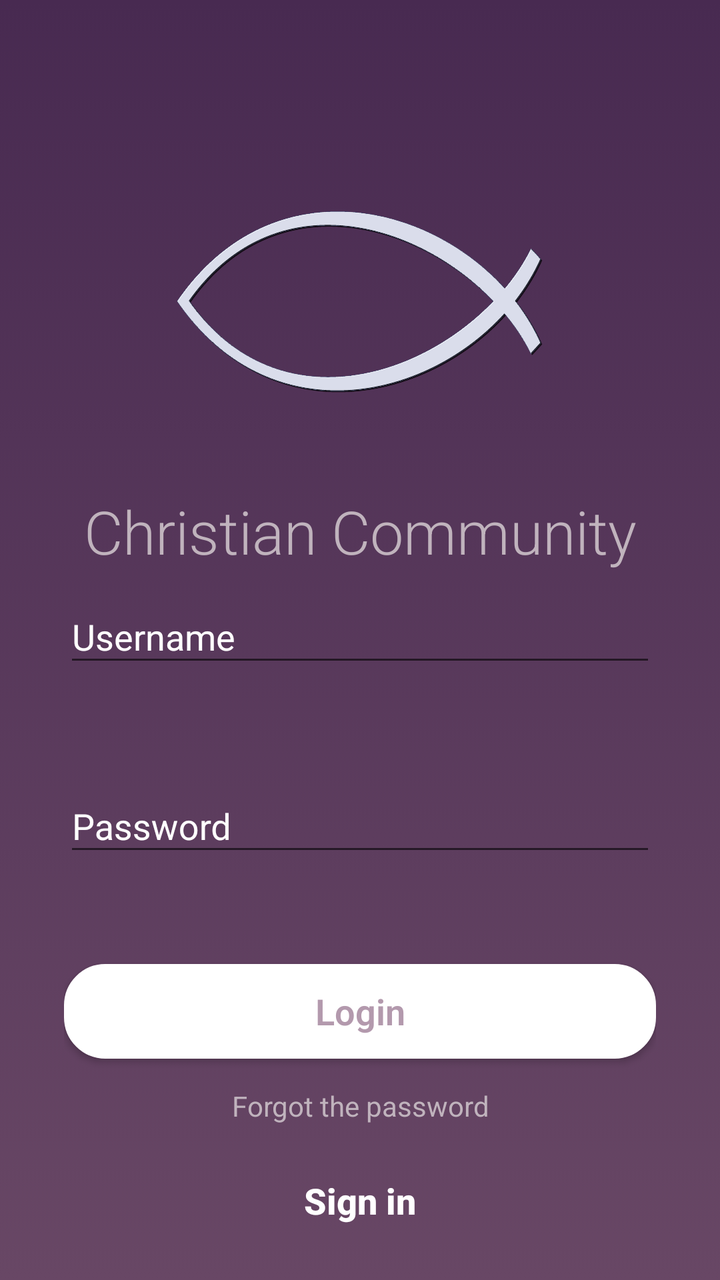
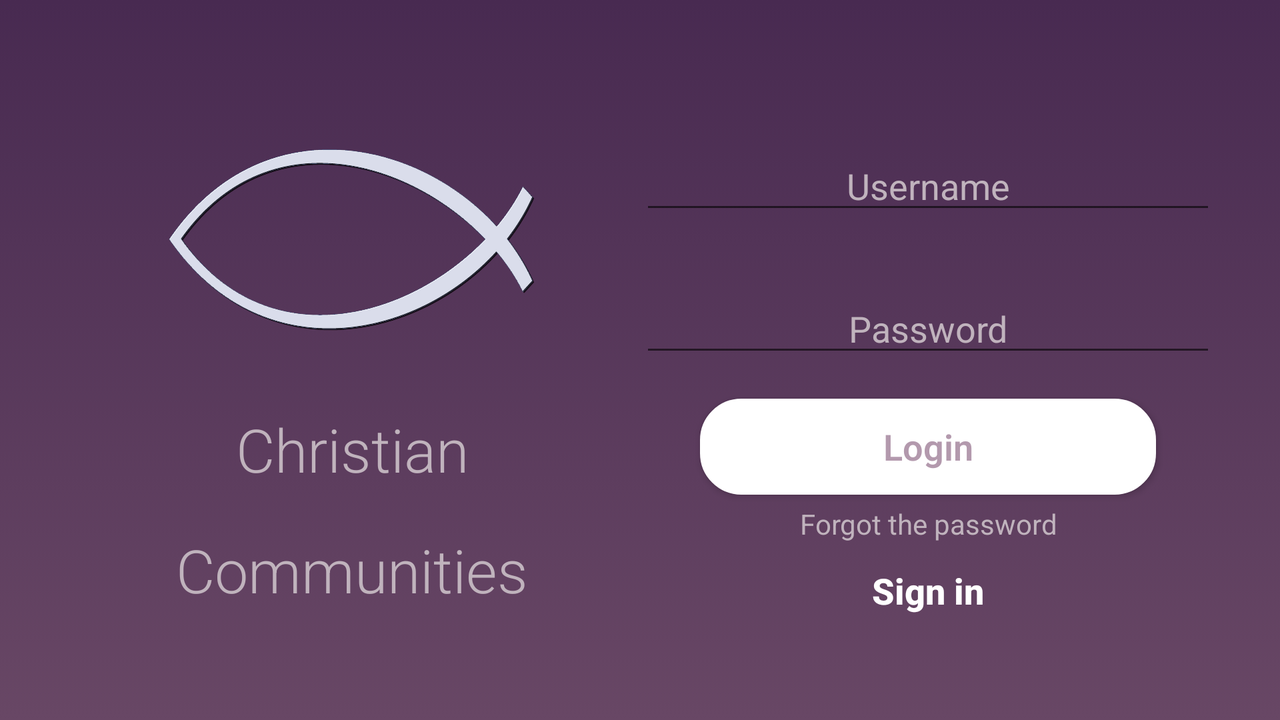

One screen, two layout resources from the same app: the default and the repository's alternative for another configuration. Each is rendered where Android would select it; the XML of both is given below.
<!-- AndroidManifest.xml: application theme MyMaterialTheme -->
<!-- res/layout/activity_login.xml -->
<?xml version="1.0" encoding="utf-8"?>
<LinearLayout xmlns:android="http://schemas.android.com/apk/res/android"
    xmlns:app="http://schemas.android.com/apk/res-auto"
    xmlns:tools="http://schemas.android.com/tools"
    android:layout_width="match_parent"
    android:layout_height="match_parent"
    android:background="@drawable/login_degrade"
    android:orientation="vertical"
    android:paddingBottom="@dimen/activity_vertical_margin"
    android:paddingLeft="32dp"
    android:paddingRight="32dp"
    android:paddingTop="@dimen/activity_vertical_margin"
    android:weightSum="12"
    app:layout_behavior="@string/appbar_scrolling_view_behavior"
    tools:context="ccomunities.alashka.com.ccommunities_dev.LoginActivity">

    <ImageView
        android:layout_width="wrap_content"
        android:layout_height="0dp"
        android:layout_gravity="center_horizontal"
        android:layout_marginTop="40dp"
        android:layout_weight="4"
        android:adjustViewBounds="true"
        android:contentDescription="@string/image_login"
        android:maxHeight="300dp"
        android:maxWidth="220dp"
        android:src="@drawable/fish_white" />

    <TextView
        android:layout_width="match_parent"
        android:layout_height="0dp"
        android:layout_weight="1"
        android:fontFamily="sans-serif-light"
        android:singleLine="true"
        android:text="@string/app_name"
        android:textAlignment="center"
        android:textColor="#c0b3bd"
        android:textSize="30sp" />

    <android.support.design.widget.TextInputLayout
        android:id="@+id/label_login_username"
        android:layout_width="match_parent"
        android:layout_height="0dp"
        android:layout_weight="2"
        android:textColorHint="#ffffff"
        app:hintTextAppearance="@style/MyHintText">

        <EditText
            android:id="@+id/login_username"
            android:layout_width="match_parent"
            android:layout_height="wrap_content"
            android:hint="@string/text_username"
            android:inputType="text"
            android:maxLines="1"
            android:singleLine="true"
            android:textColor="@color/colorTextIcons"
            android:textColorHint="#ffffff"
            android:theme="@style/MyEditText" />
    </android.support.design.widget.TextInputLayout>

    <android.support.design.widget.TextInputLayout
        android:id="@+id/label_login_password"
        android:layout_width="match_parent"
        android:layout_height="0dp"
        android:layout_weight="2"
        android:textColorHint="#ffffff"
        app:hintTextAppearance="@style/MyHintText">

        <EditText
            android:id="@+id/login_password"
            android:layout_width="match_parent"
            android:layout_height="wrap_content"
            android:hint="@string/text_password"
            android:inputType="textPassword"
            android:maxLines="1"
            android:singleLine="true"
            android:textColor="@color/colorTextIcons"
            android:textColorHint="#ffffff"
            android:theme="@style/MyEditText" />
    </android.support.design.widget.TextInputLayout>

    <Button
        android:layout_width="match_parent"
        android:layout_height="0dp"
        android:layout_gravity="center_horizontal"
        android:layout_weight="1"
        android:background="@drawable/b_button"
        android:fontFamily="sans-serif-light"
        android:onClick="login"
        android:text="@string/login_button"
        android:textAlignment="center"
        android:textAllCaps="false"
        android:textColor="#b399ad"
        android:textSize="18sp"
        android:textStyle="bold" />

    <TextView
        android:id="@+id/login_forget_password"
        android:layout_width="match_parent"
        android:layout_height="0dp"
        android:layout_weight="1"
        android:gravity="center_vertical"
        android:text="@string/text_forgot_the_password"
        android:textAlignment="center"
        android:textColor="#c0b3bd" />

    <Button
        style="@style/Widget.AppCompat.Button.Borderless.Colored"
        android:layout_width="wrap_content"
        android:layout_height="0dp"
        android:layout_gravity="center_horizontal"

        android:layout_weight="1"
        android:onClick="signIn"
        android:text="@string/text_sign_in"
        android:textAlignment="center"
        android:textAllCaps="false"
        android:textColor="#FFFFFF"
        android:textSize="18sp"
        android:textStyle="bold" />
</LinearLayout>
<!-- resources referenced by this layout -->
<resources>
  <color name="colorTextIcons">#FFFFFF</color>
  <dimen name="activity_vertical_margin">16dp</dimen>
  <!-- drawable b_button (drawable) -->
  <?xml version="1.0" encoding="utf-8"?>
  <shape xmlns:android="http://schemas.android.com/apk/res/android"
      android:shape="rectangle">
      <corners android:radius="20dp"></corners>
      <stroke android:width="4px" android:color="@color/colorTextIcons" />
      <solid android:color="#ffffff"></solid>
  
  
  </shape>
  <!-- drawable fish_white: png bitmap (drawable, 295344 bytes) -->
  <!-- drawable login_degrade (drawable) -->
  <?xml version="1.0" encoding="utf-8"?>
  <selector xmlns:android="http://schemas.android.com/apk/res/android">
      <item>
          <shape>
              <gradient
                  android:angle="90"
                  android:endColor="#482a51"
                  android:startColor="#684765"
                  android:type="linear" />
          </shape>
      </item>
  </selector>
  <string name="app_name">Christian Community</string>
  <string name="image_login">Login</string>
  <string name="login_button">Login</string>
  <string name="text_forgot_the_password">Forgot the password</string>
  <string name="text_password">Password</string>
  <string name="text_sign_in">Sign in</string>
  <string name="text_username">Username</string>
  <style name="MyMaterialTheme" parent="MyMaterialTheme.Base">
          <item name="windowNoTitle">true</item>
          <item name="windowActionBar">false</item>
          <item name="colorPrimary">@color/colorPrimary</item>
          <item name="colorPrimaryDark">@color/colorPrimaryDark</item>
          <item name="colorAccent">@color/colorAccent</item>
      </style>
  <style name="MyMaterialTheme.Base" parent="Theme.AppCompat.Light.DarkActionBar">
          <item name="windowNoTitle">true</item>
          <item name="windowActionBar">false</item>
          <item name="colorPrimary">@drawable/login_degrade</item>
          <item name="colorPrimaryDark">@color/colorPrimaryDark</item>
          <item name="colorAccent">@color/colorAccent</item>
      </style>
  <color name="colorPrimary">#b399ad</color>
  <color name="colorPrimaryDark">#684765</color>
  <color name="colorAccent">#684765</color>
</resources>
<!-- res/layout-land/activity_login.xml (the repository's variant of the layout above) -->
<!-- drawn on the phone turned sideways -->
<?xml version="1.0" encoding="utf-8"?>
<LinearLayout xmlns:android="http://schemas.android.com/apk/res/android"
    xmlns:app="http://schemas.android.com/apk/res-auto"
    xmlns:tools="http://schemas.android.com/tools"
    android:layout_width="match_parent"
    android:layout_height="match_parent"
    android:background="@drawable/login_degrade"
    android:orientation="horizontal"
    android:paddingBottom="@dimen/activity_vertical_margin"
    android:paddingLeft="32dp"
    android:paddingRight="32dp"
    android:paddingTop="@dimen/activity_vertical_margin"
    app:layout_behavior="@string/appbar_scrolling_view_behavior"
    tools:context="ccomunities.alashka.com.ccommunities_dev.LoginActivity">


    <LinearLayout
        android:layout_width="0dp"
        android:layout_height="match_parent"
        android:layout_weight="0.5"
        android:gravity="center_vertical"
        android:orientation="vertical">

        <ImageView
            android:layout_width="wrap_content"
            android:layout_height="wrap_content"
            android:layout_gravity="center_horizontal"

            android:adjustViewBounds="true"

            android:contentDescription="@string/image_login"
            android:maxHeight="300dp"
            android:maxWidth="220dp"
            android:src="@drawable/fish_white" />

        <TextView
            android:layout_width="match_parent"
            android:layout_height="wrap_content"
            android:layout_marginTop="20dp"
            android:fontFamily="sans-serif-light"
            android:singleLine="true"
            android:text="@string/christian"
            android:textAlignment="center"
            android:textColor="#c0b3bd"
            android:textSize="30sp" />

        <TextView
            android:layout_width="match_parent"
            android:layout_height="wrap_content"
            android:layout_marginTop="20dp"
            android:fontFamily="sans-serif-light"
            android:singleLine="true"
            android:text="@string/communities"
            android:textAlignment="center"
            android:textColor="#c0b3bd"
            android:textSize="30sp" />
    </LinearLayout>

    <LinearLayout
        android:layout_width="0dp"
        android:layout_height="match_parent"
        android:layout_weight="0.5"
        android:gravity="center_vertical"
        android:orientation="vertical">

        <EditText
            android:id="@+id/login_username"
            android:layout_width="match_parent"
            android:layout_height="wrap_content"
            android:layout_marginTop="@dimen/fab_margin"
            android:hint="@string/text_username"
            android:maxLines="1"
            android:singleLine="true"
            android:textAlignment="center"
            android:textColor="#b399ad"
            android:textColorHint="#c0b3bd" />

        <EditText
            android:id="@+id/login_password"
            android:layout_width="match_parent"
            android:layout_height="wrap_content"
            android:layout_marginTop="30dp"
            android:hint="@string/text_password"
            android:inputType="textPassword"
            android:maxLines="1"
            android:singleLine="true"
            android:textAlignment="center"
            android:textColor="#b399ad"
            android:textColorHint="#c0b3bd" />

        <Button
            android:layout_width="match_parent"
            android:layout_height="wrap_content"
            android:layout_gravity="center_horizontal"
            android:layout_marginEnd="@dimen/fab_margin"
            android:layout_marginStart="@dimen/fab_margin"
            android:layout_marginTop="@dimen/activity_vertical_margin"
            android:background="@drawable/b_button"
            android:fontFamily="sans-serif-light"
            android:onClick="login"
            android:text="@string/login_button"
            android:textAlignment="center"
            android:textAllCaps="false"
            android:textColor="#b399ad"
            android:textSize="18sp"
            android:textStyle="bold" />

        <TextView
            android:id="@+id/login_forget_password"
            android:layout_width="match_parent"
            android:layout_height="wrap_content"
            android:layout_marginTop="5dp"
            android:text="@string/text_forgot_the_password"
            android:textAlignment="center"
            android:textColor="#c0b3bd" />

        <Button
            style="@style/Widget.AppCompat.Button.Borderless.Colored"
            android:layout_width="wrap_content"
            android:layout_height="wrap_content"
            android:layout_gravity="center_horizontal"

            android:onClick=""
            android:text="@string/text_sign_in"
            android:textAlignment="center"
            android:textAllCaps="false"
            android:textColor="#FFFFFF"
            android:textSize="18sp"
            android:textStyle="bold" />

    </LinearLayout>
</LinearLayout>
<!-- resources referenced by the variant -->
<!-- as the phone turned sideways resolves them -->
<resources>
  <dimen name="activity_vertical_margin">16dp</dimen>
  <dimen name="fab_margin">30dp</dimen>
  <!-- drawable b_button (drawable) -->
  <?xml version="1.0" encoding="utf-8"?>
  <shape xmlns:android="http://schemas.android.com/apk/res/android"
      android:shape="rectangle">
      <corners android:radius="20dp"></corners>
      <stroke android:width="4px" android:color="@color/colorTextIcons" />
      <solid android:color="#ffffff"></solid>
  
  
  </shape>
  <!-- drawable fish_white: png bitmap (drawable, 295344 bytes) -->
  <!-- drawable login_degrade (drawable) -->
  <?xml version="1.0" encoding="utf-8"?>
  <selector xmlns:android="http://schemas.android.com/apk/res/android">
      <item>
          <shape>
              <gradient
                  android:angle="90"
                  android:endColor="#482a51"
                  android:startColor="#684765"
                  android:type="linear" />
          </shape>
      </item>
  </selector>
  <string name="christian">Christian</string>
  <string name="communities">Communities</string>
  <string name="image_login">Login</string>
  <string name="login_button">Login</string>
  <string name="text_forgot_the_password">Forgot the password</string>
  <string name="text_password">Password</string>
  <string name="text_sign_in">Sign in</string>
  <string name="text_username">Username</string>
  <style name="MyMaterialTheme" parent="MyMaterialTheme.Base">
          <item name="windowNoTitle">true</item>
          <item name="windowActionBar">false</item>
          <item name="colorPrimary">@color/colorPrimary</item>
          <item name="colorPrimaryDark">@color/colorPrimaryDark</item>
          <item name="colorAccent">@color/colorAccent</item>
      </style>
  <color name="colorTextIcons">#FFFFFF</color>
  <style name="MyMaterialTheme.Base" parent="Theme.AppCompat.Light.DarkActionBar">
          <item name="windowNoTitle">true</item>
          <item name="windowActionBar">false</item>
          <item name="colorPrimary">@drawable/login_degrade</item>
          <item name="colorPrimaryDark">@color/colorPrimaryDark</item>
          <item name="colorAccent">@color/colorAccent</item>
      </style>
  <color name="colorPrimary">#b399ad</color>
  <color name="colorPrimaryDark">#684765</color>
  <color name="colorAccent">#684765</color>
</resources>
